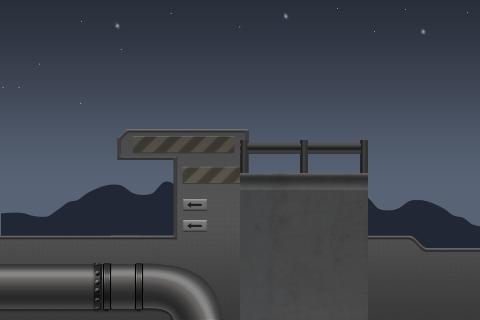

Rendered tile map (Tiled .tmx) drawn with the repository's tilesets; below, a short description and the map source with its tile grids summarised:
An orthogonal 30x20 tile map with 16x16 px tiles, 5 tile layers (sky, cloud, floor, pipe0, ...), 6 tilesets and 5 objects.

<map version="1.0" orientation="orthogonal" width="30" height="20" tilewidth="16" tileheight="16">
 <tileset firstgid="1" name="sky" tilewidth="480" tileheight="320">
  <image source="sky.png" width="1440" height="320" />
 </tileset>
 <tileset firstgid="4" name="floor" tilewidth="144" tileheight="192" spacing="2">
  <tileoffset x="-3" y="0" />
  <image source="floor.png" width="878" height="192" />
 </tileset>
 <tileset firstgid="10" name="pipe2" tilewidth="32" tileheight="160" spacing="2">
  <image source="pipe2.png" width="134" height="160" />
 </tileset>
 <tileset firstgid="14" name="pipe" tilewidth="112" tileheight="64" spacing="2">
  <image source="pipe.png" width="910" height="64" />
 </tileset>
 <tileset firstgid="22" name="cloud" tilewidth="192" tileheight="72" spacing="2">
  <image source="cloud.png" width="1159" height="72" />
 </tileset>
 <tileset firstgid="27" name="concrete_wall" tilewidth="64" tileheight="192">
  <image source="concrete_wall.png" width="192" height="192" />
 </tileset>
 <layer name="sky" width="30" height="20">
  <data>[600 cells, 2 non-empty, 1 distinct tile ids]</data>
 </layer>
 <layer name="cloud" width="30" height="20">
  <data>[600 cells, 2 non-empty, 2 distinct tile ids]</data>
 </layer>
 <layer name="floor" width="30" height="20">
  <data>[600 cells, 3 non-empty, 3 distinct tile ids]</data>
 </layer>
 <layer name="pipe0" width="30" height="20">
  <data>[600 cells, 2 non-empty, 2 distinct tile ids]</data>
 </layer>
 <layer name="wall" width="30" height="20">
  <data>[600 cells, 3 non-empty, 3 distinct tile ids]</data>
 </layer>
 <objectgroup name="object" width="30" height="20">
  <properties>
   <property name="name" value="check" />
   <property name="ppp" value="1" />
  </properties>
  <object x="1" y="239" width="113" height="80" />
  <object x="114" y="131" width="132" height="188" />
  <object x="249" y="178" width="118" height="140" />
  <object x="369" y="237" width="44" height="81" />
  <object x="418" y="252" width="60" height="67" />
 </objectgroup>
</map>
